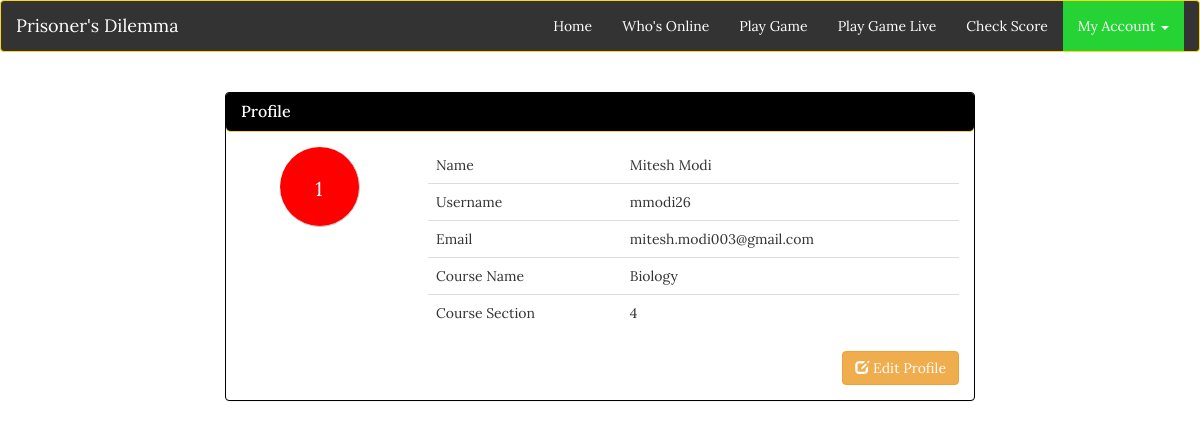
Before: /profilepage.php (signed in) with the older database file.
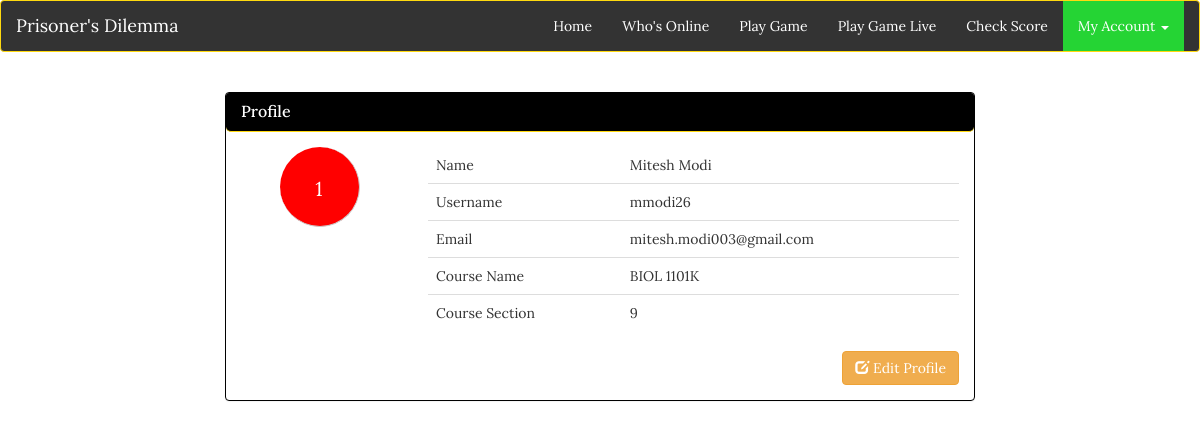
After: the same page with the newer database file.
### tables this page shows
CREATE TABLE IF NOT EXISTS `teamcode` (
  `users_id` int(3) NOT NULL,
  `tag` varchar(12) NOT NULL,
  `user_group` varchar(13) NOT NULL,
  `random_group` int(3) DEFAULT '0',
  `fixed_group` int(2) NOT NULL
);

CREATE TABLE IF NOT EXISTS `users` (
  `id` int(11) NOT NULL,
  `usernames` varchar(255) NOT NULL,
  `first_name` varchar(255) NOT NULL,
  `last_name` varchar(255) NOT NULL,
  `email` varchar(255) NOT NULL,
  `confirmed_email` varchar(255) NOT NULL,
  `pw` varchar(255) NOT NULL,
  `confirmed_pw` varchar(255) NOT NULL,
  `course` varchar(12) DEFAULT NULL,
  `section` int(2) DEFAULT NULL,
  `online_status` int(1) NOT NULL DEFAULT '0',
  `score` int(3) DEFAULT '0',
  `busy` tinyint(1) NOT NULL,
  `time` timestamp NOT NULL DEFAULT CURRENT_TIMESTAMP,
  `rank` smallint(2) NOT NULL
);

### session.php (called while the page is built, shortened)
<?php
include('connection.php');
$user_check=$_SESSION['login_user'];
$result = $dbc->query("SELECT * from users where usernames='$user_check'");
$row = $result->fetch_assoc();
$login_id=$row['id'];
$login_session =$row['first_name'];
$login_lname=$row['last_name'];
$login_uname=$row['usernames'];
$login_session_email=$row['email'];
$course=$row['course'];
$section=$row['section'];
$result2 = $dbc->query("SELECT * from teamcode where users_id='$login_id'");
$row2 = $result2->fetch_assoc();
$login_teamcolor = $row2['user_group'];
$login_teamcolor_num = substr($row2['tag'],-1);
?>

### profilepage.php (the view, shortened to what this page needs)
<?php
	include('session.php');
?>
<!doctype html>
<html>
<head>
	<link rel="stylesheet" href="https://maxcdn.bootstrapcdn.com/bootstrap/3.3.5/css/bootstrap.min.css">
	<link href="css/stylesheet.css" rel="stylesheet">
	<link href="css/custom.css" rel="stylesheet">
</head>
<body>
	<header class="navbar navbar-default">
		<div class="container-fluid">
			<div class="navbar-header">
				<a class="navbar-brand" href="index.php">Prisoner's Dilemma</a>
			</div>
			<div class="collapse navbar-collapse" id="collapse">
				<ul class="nav navbar-nav navbar-right">
					<li><a href="index.php">Home</a></li>
					<li><a href="useronline.php">Who's Online</a></li>
					<li><a href="playgame.php">Play Game</a></li>
					<li><a href="playgame_live.php">Play Game Live</a></li>
					<li><a href="#">Check Score</a></li>
					<li class="dropdown active">
						<a href="#" class="dropdown-toggle" data-toggle="dropdown" role="button" aria-haspopup="true" aria-expanded="false">My Account <span class="caret"></span></a>
					</li>
				</ul>
			</div>
		</div>
	</header>
	<div class="container">
		<div class="row">
			<div class="col-xs-12 col-sm-12 col-md-8 col-lg-8 col-xs-offset-0 col-sm-offset-0 col-md-offset-2 col-lg-offset-2 top-margin" >
				<div class="panel panel-info">
					<div class="panel-heading">
						<h3 class="panel-title">Profile</h3>
					</div>
					<div class="panel-body">
						<div class="row">
							<div class="col-sm-3 col-md-3 col-lg-3" align="center">
								<div class="outerContainer <?php echo $login_teamcolor ?>">
									<div class="innerContainer"><br><?php echo $login_teamcolor_num; ?>
									</div>
								</div>
							</div>
							<div class="col-sm-9 col-md-9 col-lg-9 ">
								<table class="table table-user-information">
									<tbody>
										<tr>
											<td>Name</td>
											<td><?php echo $login_session. " ".$login_lname; ?></td>
										</tr>
										<tr>
											<td>Username</td>
											<td><?php echo $login_uname; ?></a></td>
										</tr>
										<tr>
											<td>Email</td>
											<td><?php echo $login_session_email; ?></a></td>
										</tr>
										<tr>
											<td>Course Name</td>
											<td><?php echo $course; ?></a></td>
										</tr>
										<tr>
											<td>Course Section</td>
											<td><?php echo $section; ?></a></td>
										</tr>
									</tbody>
								</table>
								<button type="button" class="btn btn-default dropdown-toggle btn-warning" data-toggle="dropdown" aria-haspopup="true" aria-expanded="false" style="float:right" id="editbtn">
									<i class="glyphicon glyphicon-edit"></i> Edit Profile
								</button>
							</div>
						</div>
					</div>
				</div>
			</div>
		</div>
	</div>
</body>
</html>

### css/stylesheet.css (style rules this page uses)
body { font-family: 'Lora', serif; }
.navbar-default { background-color: #DAFFD8; border-color: #e7e7e7; }
.navbar-default .navbar-nav>.active>a, .navbar-default .navbar-nav>.active>a:focus, .navbar-default .navbar-nav>.active>a:hover { color: #FFF; background-color: #25D434; }
.table-user-information > tbody > tr { border-top: 1px solid rgb(221, 221, 221); }
.table-user-information > tbody > tr:first-child { border-top: 0; }
.table-user-information > tbody > tr > td { border-top: 0; }
.top-margin { margin-top:20px; }
.panel-title { color:white; }
.panel-info>.panel-heading { background-color:black; border-color:#ffd90f; }
.panel-info { border-color:black; }
div { border-radius: 5px; }

### css/custom.css (style rules this page uses)
.navbar-default .navbar-brand { color:#fff; }
.navbar-default .navbar-nav>li>a { color:#fff; }
.navbar-default .navbar-collapse, .navbar-default .navbar-form { color:#fff; }
.navbar-default { background-color: #333; border-color: #ffd90f; }
.btn-default { color: white; }
.outerContainer { height: 80px; overflow: hidden; width: 80px; border-radius: 50%; border-bottom: 1px solid #CCCCCC; border-right: 1px solid #CCCCCC; }
.innerContainer { width: 100%; font-size: 20px; color: white; }
.red { background-color: red; }

Changed rows visible on the page:
changed users "Mitesh": course "Biology" → "BIOL 1101K"; section "4" → "9"
